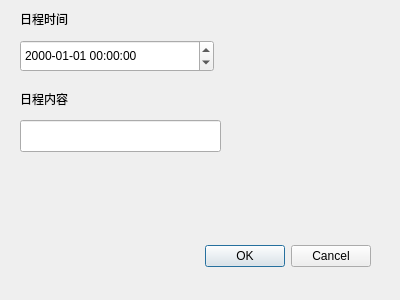
<?xml version="1.0" encoding="UTF-8"?>
<ui version="4.0">
 <class>ReminderDialog</class>
 <widget class="QDialog" name="ReminderDialog">
  <property name="geometry">
   <rect>
    <x>0</x>
    <y>0</y>
    <width>400</width>
    <height>300</height>
   </rect>
  </property>
  <property name="windowTitle">
   <string>添加日程</string>
  </property>
  <widget class="QDialogButtonBox" name="buttonBox">
   <property name="geometry">
    <rect>
     <x>30</x>
     <y>240</y>
     <width>341</width>
     <height>32</height>
    </rect>
   </property>
   <property name="orientation">
    <enum>Qt::Horizontal</enum>
   </property>
   <property name="standardButtons">
    <set>QDialogButtonBox::Cancel|QDialogButtonBox::Ok</set>
   </property>
  </widget>
  <widget class="QDateTimeEdit" name="dateTimeEdit">
   <property name="geometry">
    <rect>
     <x>20</x>
     <y>40</y>
     <width>194</width>
     <height>32</height>
    </rect>
   </property>
   <property name="displayFormat">
    <string>yyyy-MM-dd HH:mm:ss</string>
   </property>
  </widget>
  <widget class="QLineEdit" name="lineEdit">
   <property name="geometry">
    <rect>
     <x>20</x>
     <y>120</y>
     <width>201</width>
     <height>32</height>
    </rect>
   </property>
  </widget>
  <widget class="QLabel" name="label">
   <property name="geometry">
    <rect>
     <x>20</x>
     <y>10</y>
     <width>58</width>
     <height>18</height>
    </rect>
   </property>
   <property name="text">
    <string>日程时间</string>
   </property>
  </widget>
  <widget class="QLabel" name="label_2">
   <property name="geometry">
    <rect>
     <x>20</x>
     <y>90</y>
     <width>58</width>
     <height>18</height>
    </rect>
   </property>
   <property name="text">
    <string>日程内容</string>
   </property>
  </widget>
 </widget>
 <resources/>
 <connections>
  <connection>
   <sender>buttonBox</sender>
   <signal>accepted()</signal>
   <receiver>ReminderDialog</receiver>
   <slot>accept()</slot>
   <hints>
    <hint type="sourcelabel">
     <x>248</x>
     <y>254</y>
    </hint>
    <hint type="destinationlabel">
     <x>157</x>
     <y>274</y>
    </hint>
   </hints>
  </connection>
  <connection>
   <sender>buttonBox</sender>
   <signal>rejected()</signal>
   <receiver>ReminderDialog</receiver>
   <slot>reject()</slot>
   <hints>
    <hint type="sourcelabel">
     <x>316</x>
     <y>260</y>
    </hint>
    <hint type="destinationlabel">
     <x>286</x>
     <y>274</y>
    </hint>
   </hints>
  </connection>
 </connections>
</ui>
